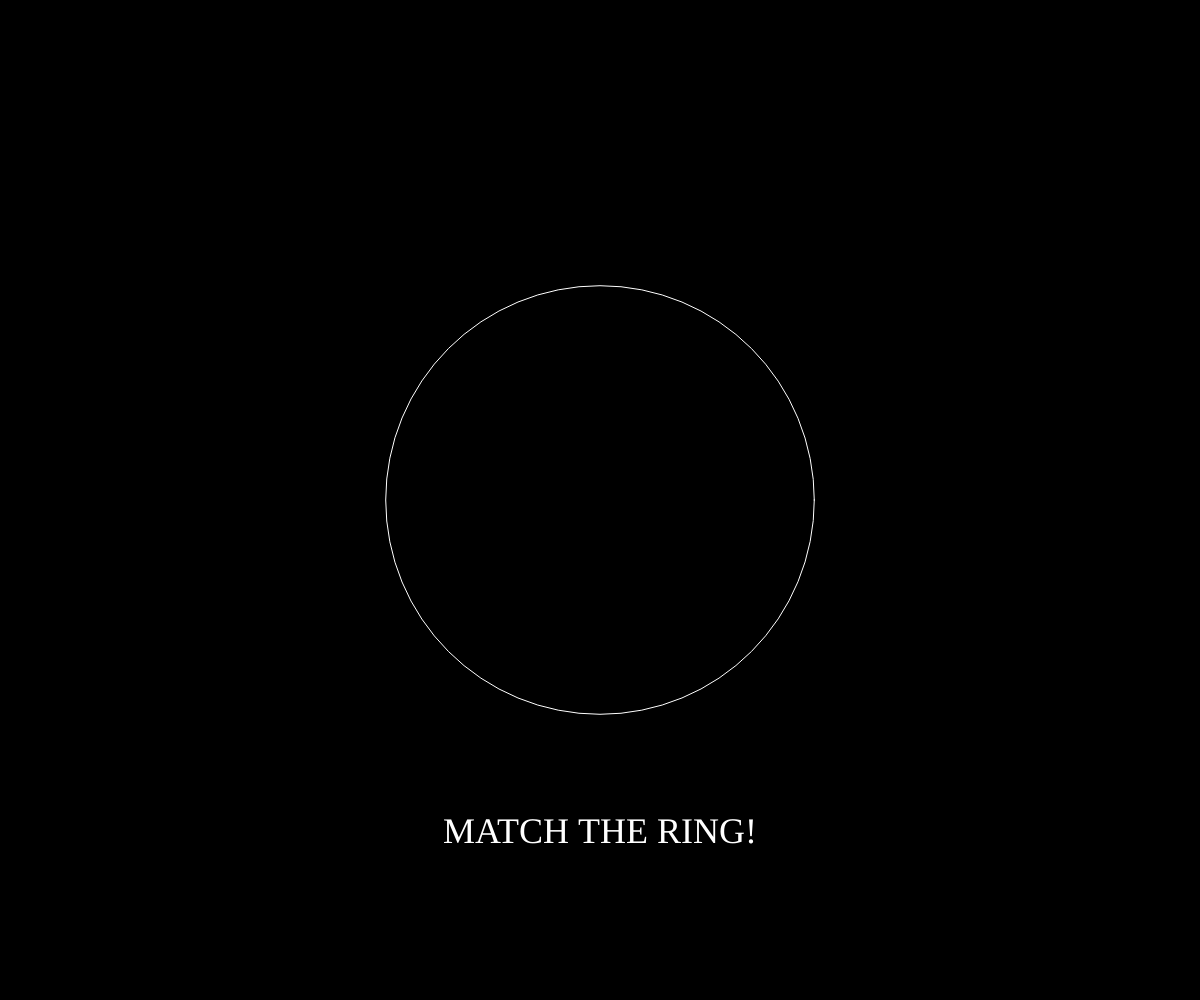
Frame 1 (no input)
Frame 60 (no input): identical to frame 1, image omitted
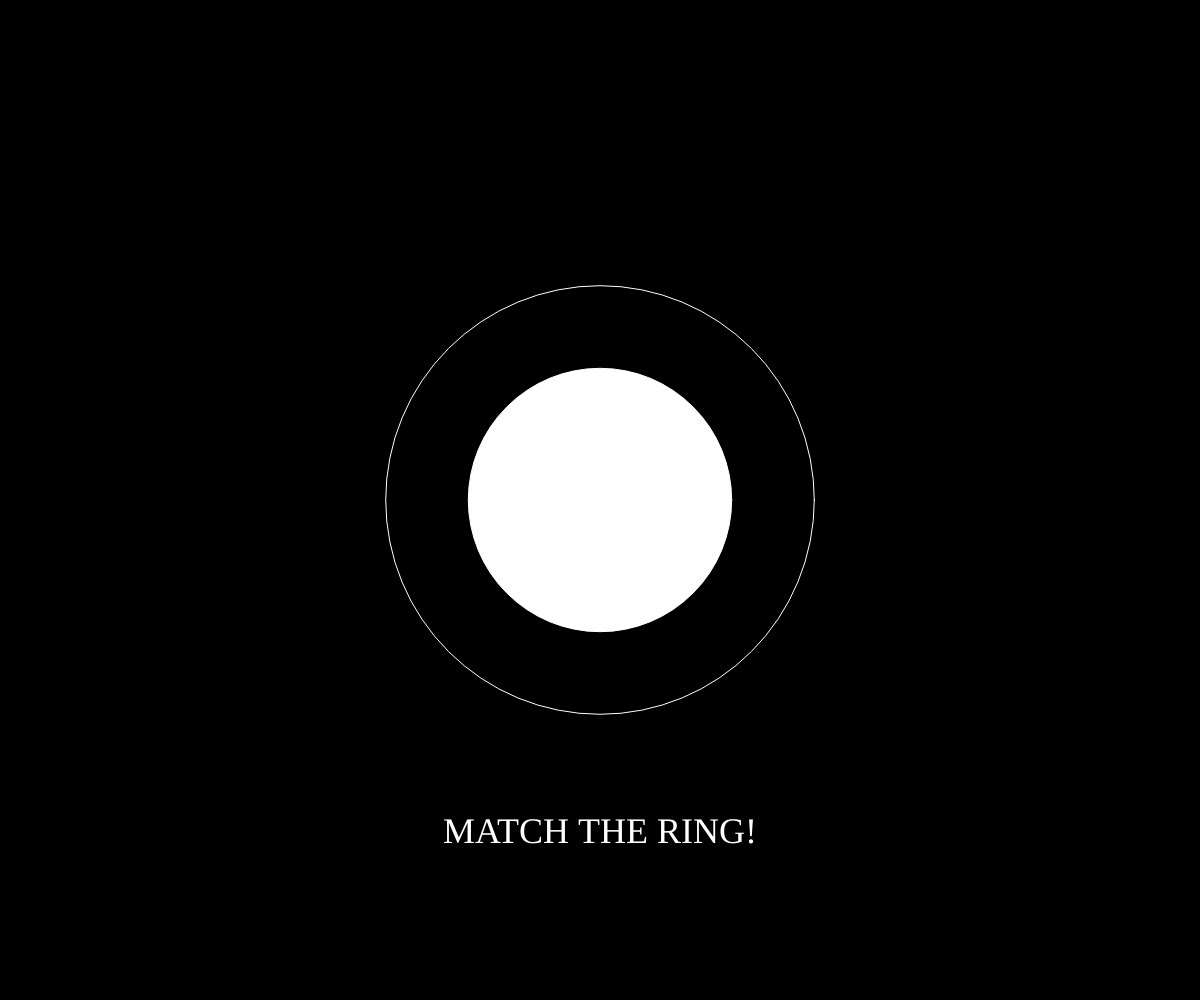
Frame 120 (the mouse pressed at the canvas centre since frame 60)

The p5.js sketch that drew these frames (run headless with seeded random() and noise() and a simulated clock; from frame 60 on, the mouse is pressed at the canvas centre):

// p5.js sketch
// ── sketch.js
let win = false;
let allow = true;
let score, textAppear;
let playerCircle, targetCircle;
let growthRate;
let resetBtn;

function setup() {
  createCanvas(windowWidth, windowHeight);
  textAlign(CENTER, CENTER);
  textFont("Jersey 10")
  textSize(36);
  resetGame();
  resetBtn = createElement("i")
    .class("fa fa-refresh")
    .mouseClicked(() => resetGame());
}

function draw() {
  background(0);
  translate(width / 2, height / 2);

  drawCircle("target");
  drawCircle("player");

  if ((mouseIsPressed || touches.length > 0) && allow) {
    playerCircle += growthRate * (deltaTime / 16);
  }

  if (!allow) {
    drawCircle("targetFinish");
  } else {
    drawStartText();
  }
}

function mouseReleased() {
  handleInputRelease();
}

function touchEnded() {
  handleInputRelease();
}

function handleInputRelease() {
  if (allow) {
    endGame();
  }
}

function drawStartText() {
  fill(255);
  noStroke();
  text("MATCH THE RING!", 0, height - height / 1.5);
}

function drawCircle(type) {
  stroke(255);

  if (type === "target") {
    noFill();
    circle(0, 0, targetCircle);
  } else if (type === "player") {
    fill(255);
    circle(0, 0, playerCircle);
  } else if (type === "targetFinish") {
    let strokeColor = win ? "#00ff00" : "#ff0000";
    stroke(strokeColor);
    noFill();
    circle(0, 0, targetCircle);

    fill(255);
    noStroke();
    text(textAppear, 0, height - height / 1.5);
  }
}

function endGame() {
  allow = false;
  score = (playerCircle / targetCircle) * 100;

  if (score >= 98.7 && score <= 100.5) {
    textAppear = "MATCHED!";
    win = true;
  } else if (score % 100 >= 90) {
    textAppear = "SO CLOSE!";
  } else {
    textAppear = "TRY AGAIN!";
  }
}

function resetGame() {
  win = false;
  allow = true;
  playerCircle = 0;
  targetCircle = random(windowHeight / 4, windowHeight / 2);
  growthRate = targetCircle / 100;
}

function resizeWindow() {
  resizeCanvas(windowWidth, windowHeight);
  resetGame();
}

// ── style.css
* {
  margin: 0;
  padding: 0;
  box-sizing: border-box;
  user-select: none;
}

html,
body {
  touch-action: none;
}

body {
  width: 100vw;
  height: 100vh;
  display: flex;
  justify-content: center;
  align-items: center;
  flex-direction: column;
  background-color: #000;
  overflow: hidden;
}

canvas {
  display: block;
  position: relative;
}

i {
  padding: 1rem;
  position: absolute;
  top: 10px;
  color: #FFF;
  font-size: 2rem;
  z-index: 10;
  cursor: pointer;
}

.fa-arrow-left-long {
  left: 10px;
}

.fa-refresh {
  right: 10px;
}
